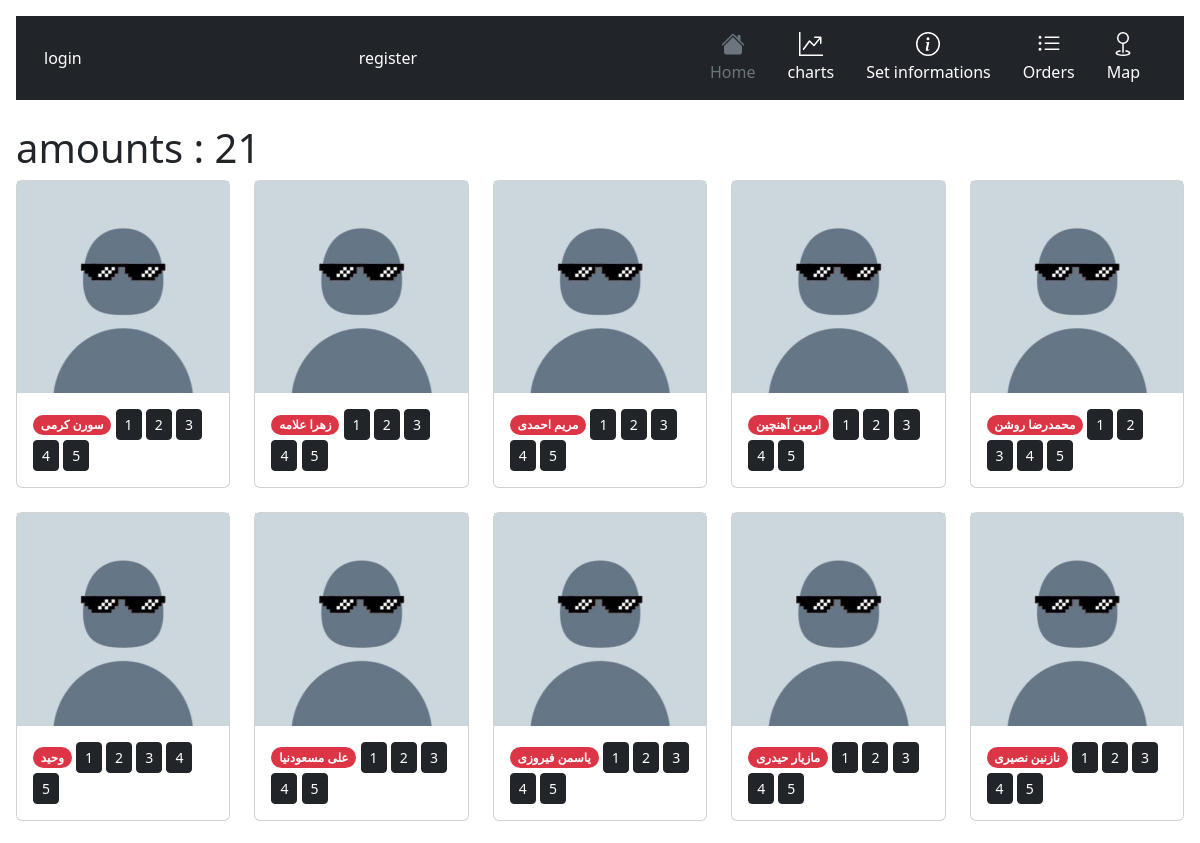
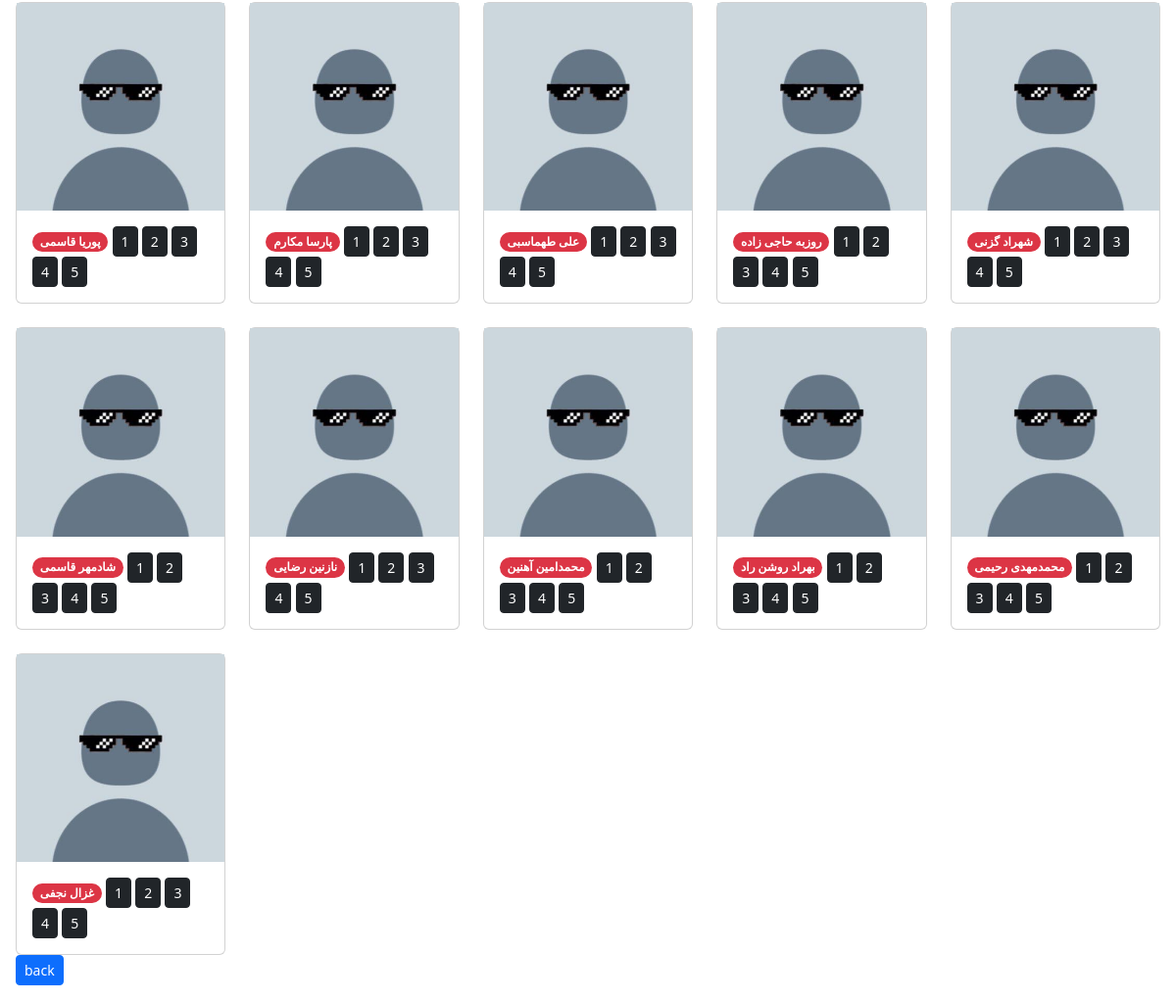
/setRateByCityList/Shiraz/, run on an earlier commit of the app's database (2 pictures, top to bottom).
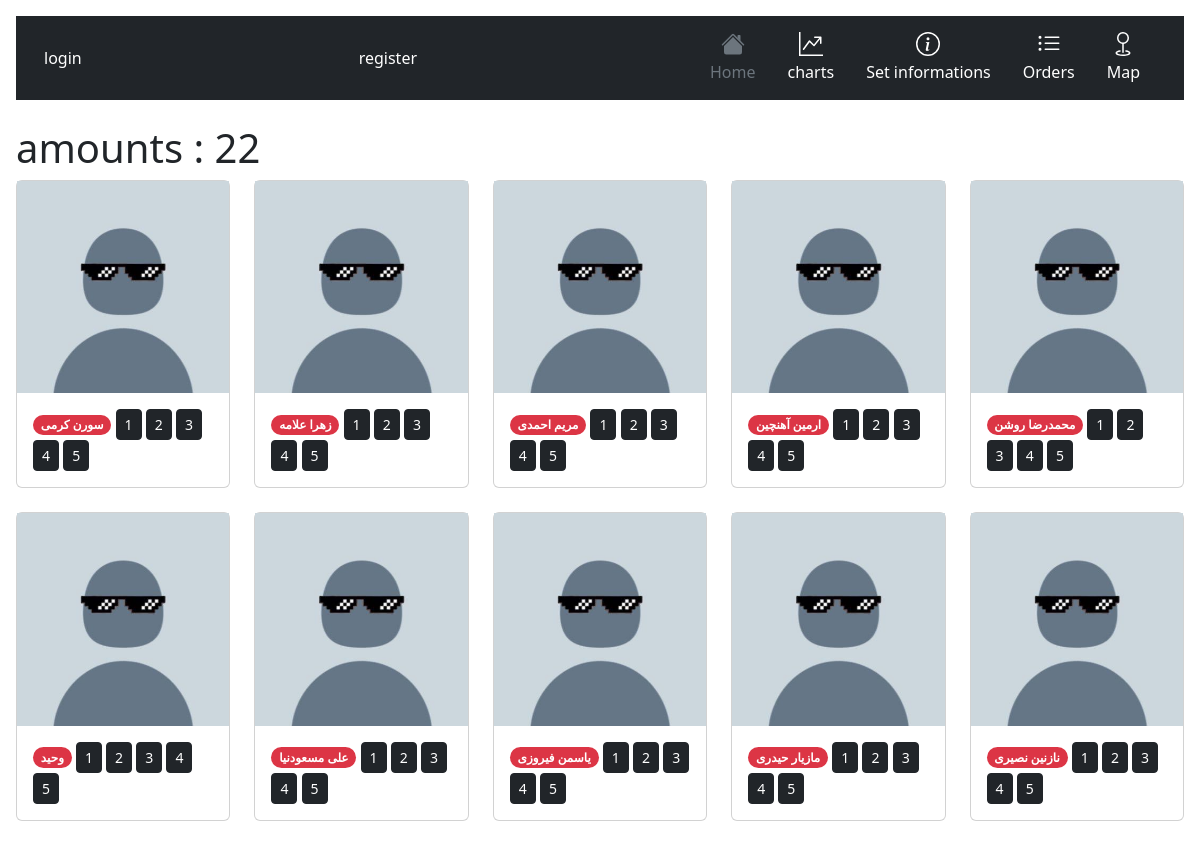
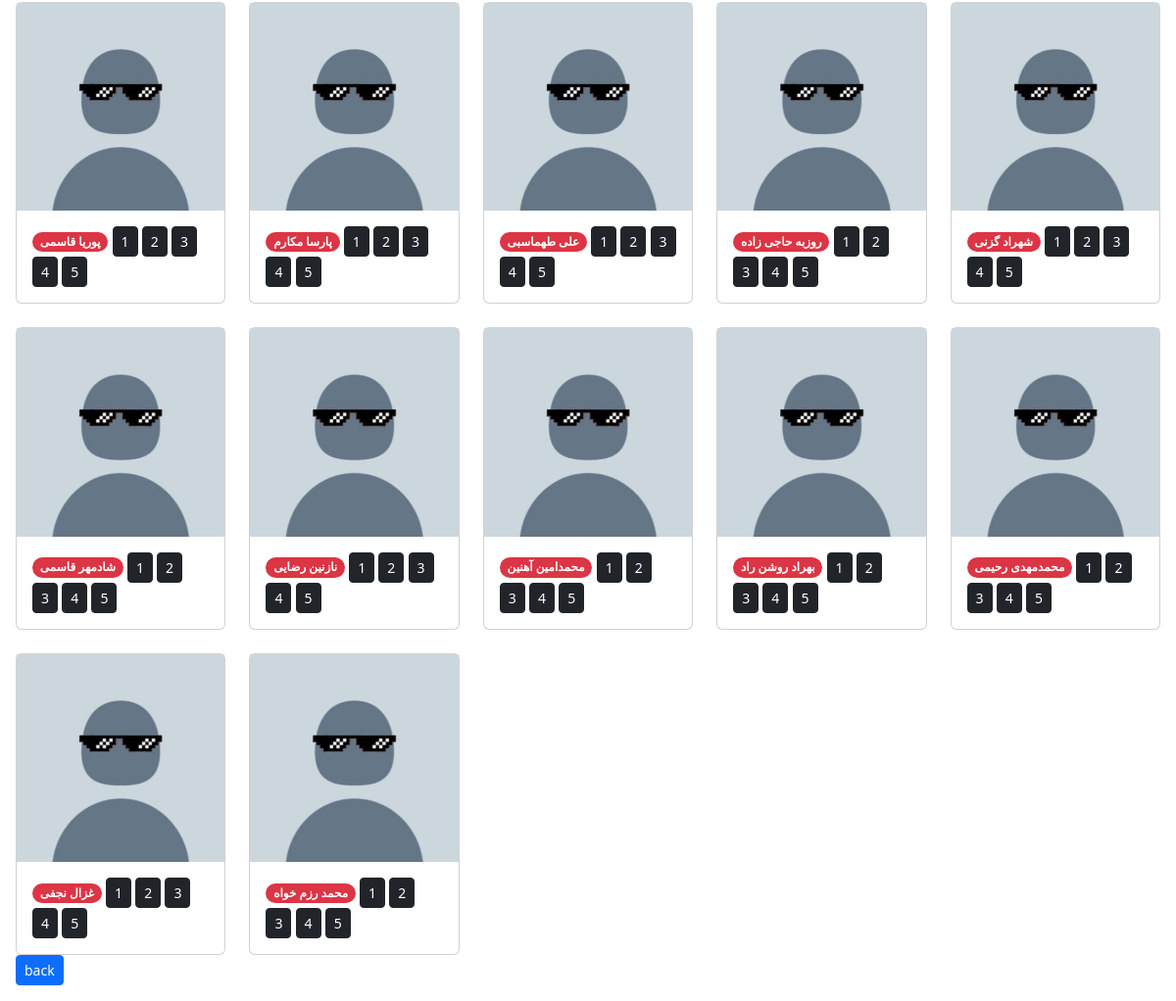
And on a later commit of the database (2 pictures, top to bottom).
### accounts/models.py (models this page shows, shortened)
class User(AbstractBaseUser):
    status_reason = (
        ('u' , "university"),
        ('h', "highschool"),
        ('a' , "Friend"),
        ('g' , "game"),
        ('s' , "school"),
        ('o' , "other"),
        ('f' , "family"),
        ('i' , "instagram"),
    )
    username = models.CharField(unique=True, max_length=100)
    name = models.CharField(max_length=100, null=True, blank=True)
    is_admin = models.BooleanField(default=False)
    is_active = models.BooleanField(default=True)
    Avatar = models.ImageField(upload_to="images/Avatar",blank=True,null=True)
    code = models.IntegerField(blank=True,null=True)
    reason = models.CharField(max_length=1,choices = status_reason)
    city = models.ForeignKey(City,on_delete=models.CASCADE,related_name="user",blank=True,null=True)
    Rating = models.IntegerField(default=1)
    Friends = models.ManyToManyField("User")
    USERNAME_FIELD = 'username'
    REQUIRED_FIELDS = ['name']
    objects = MyUserManager()

### info/views.py (the view)
# urls.py: path('setRateByCityList/<slug:cityName>/',setRateByCityList,name="setRateByCityList"),
def setRateByCityList(request,cityName):
    city = City.objects.get(name = cityName)
    users = User.objects.filter(city = city)
    amount = 0
    for user in users:
        amount += 1
    cities = City.objects.all()
    return render(request,'info/sets/rate/setRateByCity.html',{"cities" : cities,'users' : users,'amount':amount,'city':cityName})

### info/templates/info/sets/rate/setRateByCity.html (shortened to what this page needs)
{% extends 'info/base.html' %}
{% load static %}
{% block content %}
<h1>amounts : {{amount}}</h1>
<div class="row row-cols-2 row-cols-md-5 g-4">
    {% for user in users %}
          <div class="col">
            <div class="card">
                <img src="{% if user.Avatar %}{{user.Avatar.url}}{% else %}{% static 'panel/m.jfif' %}{% endif %}" >
              <div class="card-body">
                <span class="badge rounded-pill text-bg-danger">{{user.name}}</span>
                  <a class="btn btn-dark btn-sm" href="{% url 'info:setRate' user.username 1 %}" role="button">1</a>
                  <a class="btn btn-dark btn-sm" href="{% url 'info:setRate' user.username 2 %}" role="button">2</a>
                  <a class="btn btn-dark btn-sm" href="{% url 'info:setRate' user.username 3 %}" role="button">3</a>
                  <a class="btn btn-dark btn-sm" href="{% url 'info:setRate' user.username 4 %}" role="button">4</a>
                  <a class="btn btn-dark btn-sm" href="{% url 'info:setRate' user.username 5 %}" role="button">5</a>
              </div>
            </div>
          </div>
    {% endfor %}
</div>
<a class="btn btn-primary btn-sm" href="{% url 'info:setRateByCityPage' %}" role="button">back</a>
{% endblock %}

What changed in the data, as far as the page shows it:
added User: name "محمد رزم خواه"
Also different on the page:
{{ amount }}: "21" → "22"
